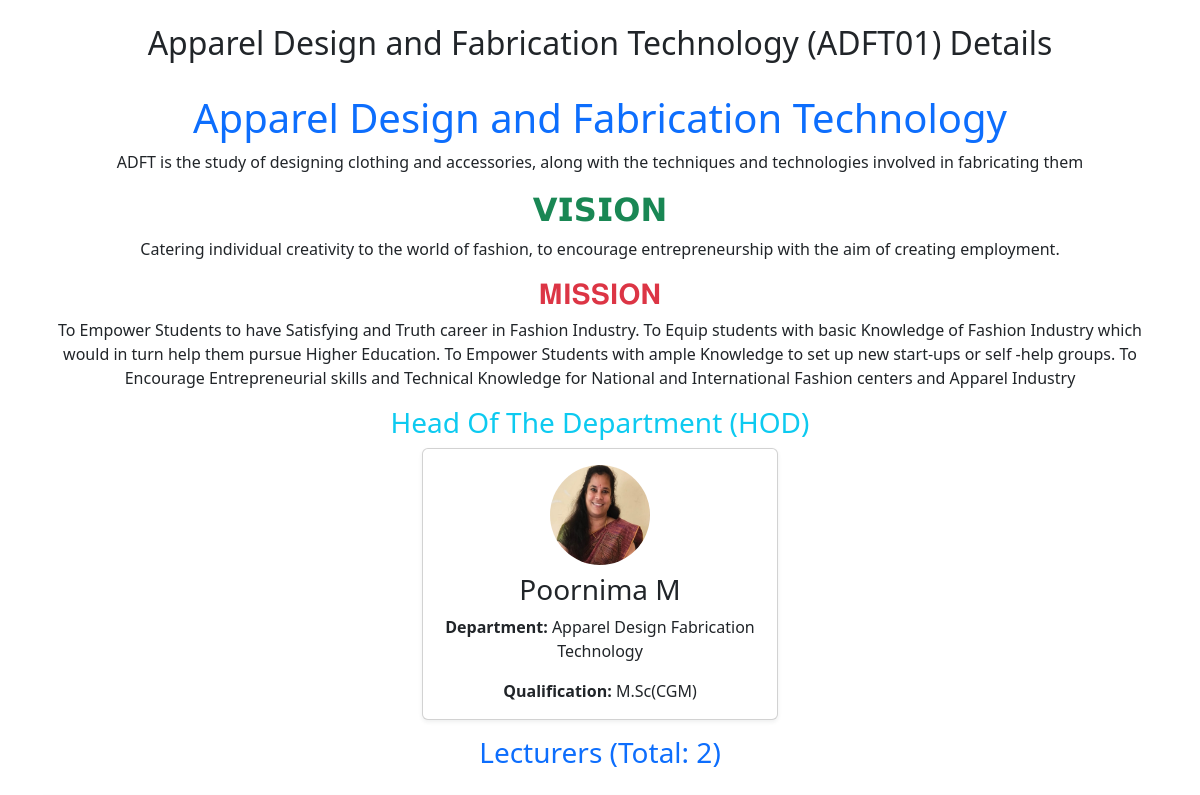
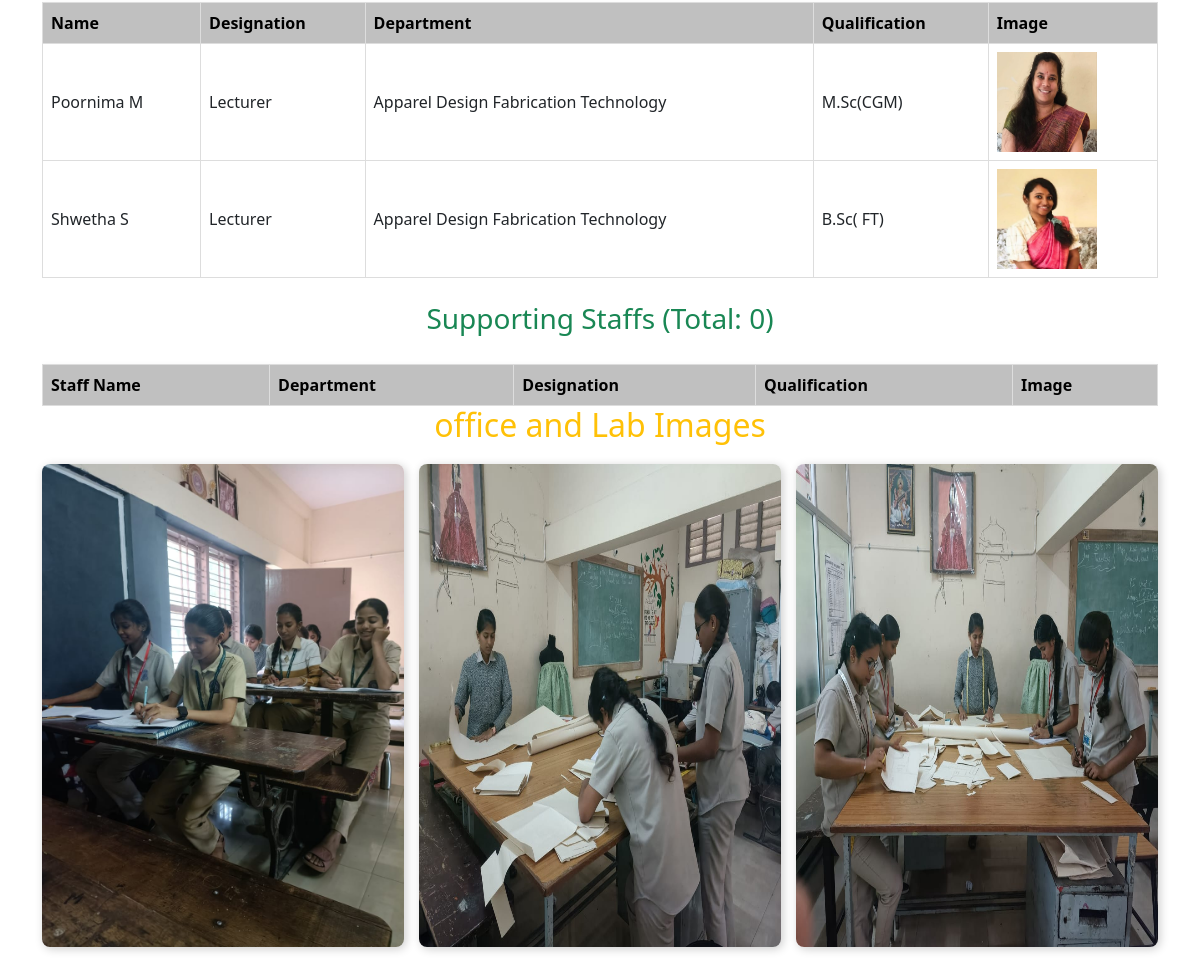
/branch/ADFT01, run on the app's committed database (2 pictures, top to bottom).
### models.py (models this page shows)
class Branch(db.Model):
    __tablename__ = 'branches'  # Ensure the table name is consistent
    id = db.Column(db.Integer, primary_key=True)
    branch_code = db.Column(db.String(10), unique=True, nullable=False)
    branch_name = db.Column(db.String(100), nullable=False)
    description = db.Column(db.Text, nullable=True)  # General description
    vision = db.Column(db.Text, nullable=True)  # Vision statement
    mission = db.Column(db.Text, nullable=True)
    images = db.relationship('BranchImages', backref='branch', lazy=True)
    staffs = db.relationship('Staff', backref='branch', lazy=True)
    hods = db.relationship('HOD', backref='branch', lazy=True)

class HOD(db.Model):
    __tablename__ = 'hods'  # Explicitly set table name
    id = db.Column(db.Integer, primary_key=True)
    hod_name = db.Column(db.String(100), nullable=False)
    department = db.Column(db.String(100), nullable=False)
    contact = db.Column(db.String(15), nullable=False)  # Changed from Integer to String
    qualification = db.Column(db.String(100), nullable=False)
    branch_code = db.Column(db.String(10), db.ForeignKey('branches.branch_code'), nullable=True)  # Fixed FK reference
    image_url = db.Column(db.String(255), nullable=True)

class Lecturer(db.Model):
    id = db.Column(db.Integer, primary_key=True)
    name = db.Column(db.String(100), nullable=False)
    staff_id = db.Column(db.String(50), unique=True, nullable=False)
    designation = db.Column(db.String(100), nullable=False)
    department = db.Column(db.String(100), nullable=False)
    contact = db.Column(db.String(20), nullable=False)
    branch_code = db.Column(db.String(10), nullable=False)
    qualification = db.Column(db.String(100), nullable=False)
    image = db.Column(db.String(255), nullable=True)

class BranchImages(db.Model):
    __tablename__ = 'branch_images'
    id = db.Column(db.Integer, primary_key=True)
    branch_code = db.Column(db.String(10), db.ForeignKey('branches.branch_code'), nullable=False)  # Fixed FK reference
    image_url = db.Column(db.String(255), nullable=False)

### app.py (the view)
@app.route('/branch/<string:branch_code>')
def branch_details(branch_code):
    branch = Branch.query.filter_by(branch_code=branch_code).first_or_404()  # Fetch branch details
    staffs = Staff.query.filter_by(branch_code=branch_code).order_by(Staff.staff_id.asc()).all()
    lecturers = Lecturer.query.filter_by(branch_code=branch_code).order_by(Lecturer.staff_id.asc()).all()
    hod = HOD.query.filter_by(branch_code=branch_code).all()
    return render_template('branch_details.html', branch=branch, staffs=staffs, hod=hod, lecturers=lecturers)

### templates/branch_details.html (shortened to what this page needs)
<!DOCTYPE html>
<html lang="en">
<head>
  <link rel="stylesheet" href="{{ url_for('static', filename='styles2.css') }}">
</head>
<body>
<div class="container mt-4 text-center">
  <h2>{{ branch.branch_name }} ({{ branch.branch_code }}) Details</h2>
  <br>
  <h1 class="text-primary">{{ branch.branch_name }}</h1>
  <p>{{ branch.description }}</p>
  <h2 class="text-success">𝗩𝗜𝗦𝗜𝗢𝗡</h2>
  <p>{{ branch.vision }}</p>
  <h3 class="text-danger">𝐌𝐈𝐒𝐒𝐈𝐎𝐍</h3>
  <p>{{ branch.mission|safe }}</p>
  <h3 class="text-info">Head Of The Department (HOD)</h3>
  <div class="row justify-content-center">
    {% for hod in hod %}
    <div class="col-md-4">
      <div class="card mb-3 shadow-sm">
        <div class="card-body text-center">
          {% if hod.image_url %}
          <img src="{{ hod.image_url }}" class="rounded-circle mb-2" width="100" height="100" alt="HOD Image" onclick="openModal(this.src)">
          {% else %}
          <p>No Image</p>
          {% endif %}
          <h3 class="card-title">{{ hod.hod_name }}</h3>
          <p class="card-text"><strong>Department:</strong> {{ hod.department }}</p>
          <p class="card-text"><strong>Qualification:</strong> {{ hod.qualification }}</p>
        </div>
      </div>
    </div>
    {% endfor %}
  </div>
  <h3 class="text-primary">Lecturers (Total: {{ lecturers|length }})</h3>
  <div class="table-responsive">
    <table>
      <tr>
        <th>Name</th>
        <th>Designation</th>
        <th>Department</th>
        <th>Qualification</th>
        <th>Image</th>
      </tr>
      <tbody>
      {% for lecturer in lecturers %}
      <tr>
        <td>{{ lecturer.name }}</td>
        <td>{{ lecturer.designation }}</td>
        <td>{{ lecturer.department }}</td>
        <td>{{ lecturer.qualification }}</td>
        <td>
          {% if lecturer.image %}
          <img src="{{ url_for('static', filename='lecturer_images/' + lecturer.image) }}" alt="Lecturer Image"
               width="100" height="100" onclick="openModal(this.src)">
          {% else %}
          No Image
          {% endif %}
        </td>
      </tr>
      {% endfor %}
      </tbody>
    </table>
  </div>
  <br>
  <h3 class="text-success">Supporting Staffs (Total: {{ staffs|length }})</h3>
  <div class="table-responsive">
    <table>
      <tr>
        <th>Staff Name</th>
        <th>Department</th>
        <th>Designation</th>
        <th>Qualification</th>
        <th>Image</th>
      </tr>
    </table>
  </div>
  <h2 class="text-center text-warning">office and Lab Images</h2>
  <div class="gallery">
    {% for image in branch.images %}
    <div class="gallery-item">
      <img src="{{ image.image_url }}" alt="Branch Image" height="200" width="300" onclick="openModal(this.src)" >
    </div>
    {% endfor %}
  </div>
  <br><br>
</div>
</body>
</html>

### templates/branch_details.html (style rules this page uses)
.gallery { display: grid; grid-template-columns: repeat(auto-fill, minmax(300px, 1fr)); gap: 15px; margin-top: 20px; }
.gallery-item img { width: 100%; height: 100%; border-radius: 8px; box-shadow: 2px 2px 10px rgba(0, 0, 0, 0.2); cursor: pointer; }

### data on the page
Branch: branch_name "Apparel Design and Fabrication Technology", branch_code "ADFT01", description "ADFT is the study of designing clothing and accessories, along with the techniques and technologies involved in fabricating them", vision "Catering individual creativity to the world of fashion, to encourage entrepreneurship with the aim of creating employment.", mission "To Empower Students to have Satisfying and Truth career in Fashion Industry. To Equip students with basic Knowledge of Fashion Industry which would in turn help them pursue Higher Education. To Empower Students with ample Knowledge to set up new start-ups or self -help groups. To Encourage Entrepreneurial skills and Technical Knowledge for National and International Fashion centers and Apparel Industry"
HOD: image_url (picture), hod_name "Poornima M", department "Apparel Design Fabrication Technology", qualification "M.Sc(CGM)"
Lecturer: name "Poornima M", designation "Lecturer", department "Apparel Design Fabrication Technology", qualification "M.Sc(CGM)", image (picture)
Lecturer: name "Shwetha S", designation "Lecturer", department "Apparel Design Fabrication Technology", qualification "B.Sc( FT)", image (picture)
BranchImages: shows a picture
BranchImages: shows a picture
BranchImages: shows a picture

### other printed values
{{ lecturers|length }} "2"
{{ staffs|length }} "0"
